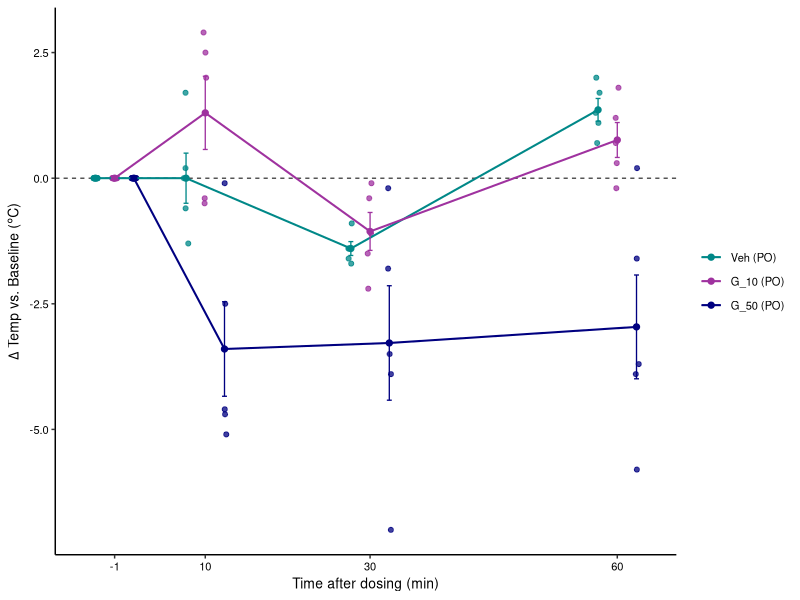
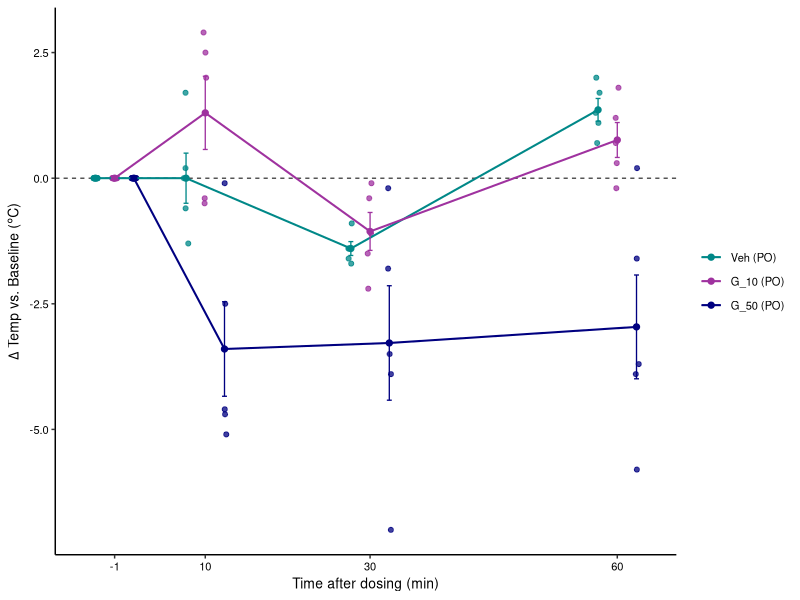

These charts were generated, in order, by the following R code:
## ---- chunk 1
library(dplyr)
library(readxl)
library(ggplot2)
library(multcomp)
## ---- chunk 2
temp_data <- read_excel("Male cohort 2 - PO/Data to plot - cohort 2.xlsx", sheet = "Temp_2")
temp_data$`Mouse Group` <- ifelse(temp_data$`Mouse Group` == 'Vehicle', 'Veh (PO)', ifelse(temp_data$`Mouse Group` == 'GDCA (10mg/kg, PO)', 'G_10 (PO)', 'G_50 (PO)'))
temp_data$`Mouse Group` <- factor(temp_data$`Mouse Group`,
                                levels = c("Veh (PO)", "G_10 (PO)", "G_50 (PO)"))
temp_data <- dplyr::rename(temp_data, MouseGroup = `Mouse Group`)
## ---- chunk 3
# Get the baseline temp of each mouse
baseline <- temp_data[temp_data$Time == "Baseline", c("Mouse ID", "Value")]
baseline <- dplyr::rename(baseline, Baseline_Temp=Value)

# Merge back into DF
temp_data <- merge(temp_data, baseline, by = "Mouse ID")

# Calculate change from baseline
temp_data$change_from_baseline <- temp_data$Value - temp_data$Baseline_Temp

# Change Baseline to -1 to facilitate plotting
temp_data$Time <- ifelse(temp_data$Time == "Baseline",
                         -1, temp_data$Time)

# Summary stats: mean and SEM
summary_temp_data <- aggregate(
  change_from_baseline ~ MouseGroup + Time,
  data = temp_data,
  FUN = function(x) c(mean = mean(x), sem = sd(x) / sqrt(length(x)))
)

summary_temp_data <- do.call(data.frame, summary_temp_data)
names(summary_temp_data)[3:4] <- c("mean", "sem")
## ---- chunk 4
# Need the following lines to enable plotting
summary_temp_data$Time <- as.numeric(summary_temp_data$Time)
temp_data$Time <- as.numeric(temp_data$Time)

summary_temp_data$MouseGroup <- factor(summary_temp_data$MouseGroup,
                                levels = c("Veh (PO)", "G_10 (PO)", "G_50 (PO)"))

p <- ggplot(temp_data, aes(x = Time, y = change_from_baseline, color = MouseGroup)) +
  geom_hline(yintercept = 0, linetype = "dashed", linewidth = 0.35) +
  
  geom_jitter(
    aes(group = MouseGroup),
    position = position_jitterdodge(
      jitter.width = 1.5,
      jitter.height = 0,
      dodge.width = 7
    ),
    size = 1.4,
    alpha = 0.75
  ) +
  
  geom_line(
    data = summary_temp_data,
    aes(x = Time, y = mean, color = MouseGroup, group = MouseGroup),
    position = position_dodge(width = 7),
    linewidth = 0.7,
    inherit.aes = FALSE
  ) +
  
  geom_point(
    data = summary_temp_data,
    aes(x = Time, y = mean, color = MouseGroup, group = MouseGroup),
    position = position_dodge(width = 7),
    size = 1.8,
    inherit.aes = FALSE
  ) +
  
  geom_errorbar(
    data = summary_temp_data,
    aes(
      x = Time,
      ymin = mean - sem,
      ymax = mean + sem,
      color = MouseGroup,
      group = MouseGroup
    ),
    position = position_dodge(width = 7),
    width = 1.8,
    linewidth = 0.45,
    inherit.aes = FALSE
  ) +
  
  labs(
    x = "Time after dosing (min)",
    y = expression(Delta*" Temp vs. Baseline ("*degree*"C)"),
    color = NULL
  ) +
  
  scale_x_continuous(
    breaks = c(-1, 10, 30, 60)
  ) +
  
  theme_classic() +
  theme(
    axis.text = element_text(color = "black", size = 8),
    axis.title = element_text(color = "black", size = 10),
    legend.text = element_text(size = 8),
    legend.position = "right"
  ) + scale_color_manual(values = c("Veh (PO)" = "#008888", "G_10 (PO)" = "#9f329f",
                                  "G_50 (PO)" = "#000080"))

p

ggsave("Male cohort 2 - PO/Temp_graph.pdf", plot = p, height = 2, width = 4)
## ---- chunk 5
# https://biostat.jhsph.edu/~iruczins/teaching/materials/code/av5/c.av5.a.html
temp_data_60 <- dplyr::filter(temp_data, Time == 60)

anova_result <- aov(change_from_baseline ~ MouseGroup, data = temp_data_60)
summary(anova_result)
dunnett_result <- glht(anova_result,
                               linfct=mcp(MouseGroup="Dunnett"))
summary(dunnett_result)
confint(dunnett_result)
